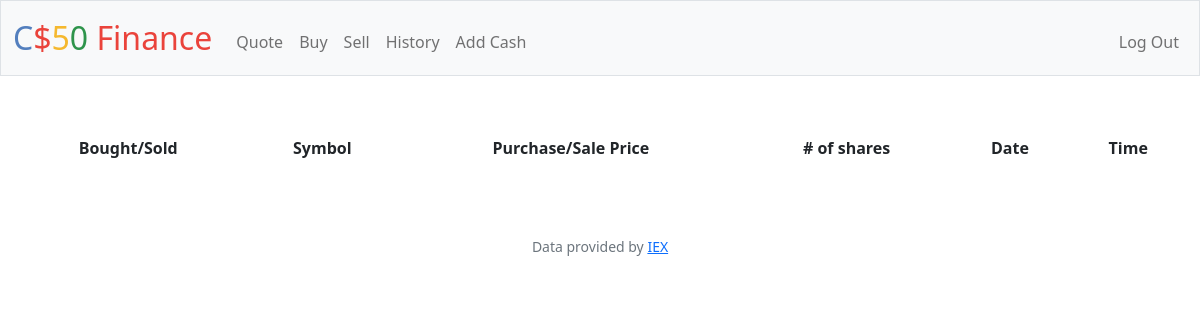
The app's page /history (signed in), older data.
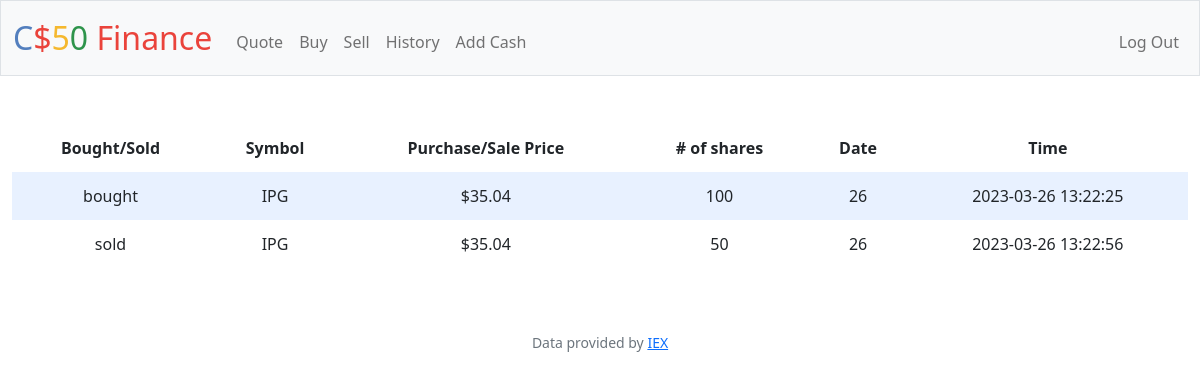
The same page, newer data.
### tables this page shows
CREATE TABLE history (username TEXT NOT NULL, month INTEGER NOT NULL, bos TEXT NOT NULL, date INTEGER, time INTEGER, company TEXT, nos INTEGER, price INTEGER);

### app.py (the view)
@app.route("/history")
@login_required
def history():
    history = db.execute("SELECT * FROM history WHERE username = ?", u)
    return render_template("history.html", history=history)

### app.py (called while the page is built)
@app.after_request
def after_request(response):
    response.headers["Cache-Control"] = "no-cache, no-store, must-revalidate"
    response.headers["Expires"] = 0
    response.headers["Pragma"] = "no-cache"
    return response

### helpers.py (called while the page is built)
def login_required(f):
    @wraps(f)
    def decorated_function(*args, **kwargs):
        if session.get("user_id") is None:
            return redirect("/login")
        return f(*args, **kwargs)
    return decorated_function

def usd(value):
    return f"${value:,.2f}"

### templates/history.html (shortened to what this page needs)
{% extends "layout.html" %}
{% block main %}
    <table>
        <thead>
            <tr>
                <th>Bought/Sold</th>
                <th>Symbol</th>
                <th>Purchase/Sale Price</th>
                <th># of shares</th>
                <th>Date</th>
                <th>Time</th>
            </tr>
        </thead>
        <tbody>
            {% for histor in history %}
            <tr>
                    <td>{{ histor.bos }}</td>
                    <td>{{ histor.company }}</td>
                    <td>{{ histor.price | usd}}</td>
                    <td>{{ histor.nos }}</td>
                    <td>{{ histor.date }}</td>
                    <td>{{ histor.time }}</td>
            </tr>
            {% endfor %}
        </tbody>
    </table>
{% endblock %}

### templates/layout.html (shortened to what this page needs)
<!DOCTYPE html>
<html lang="en">
    <head>
        <link href="https://cdn.jsdelivr.net/npm/bootstrap@5.1.3/dist/css/bootstrap.min.css" rel="stylesheet">
        <link href="/static/styles.css" rel="stylesheet">
    </head>
    <body>
        <nav class="bg-light border navbar navbar-expand-md navbar-light">
            <div class="container-fluid">
                <a class="navbar-brand" href="/"><span class="blue">C</span><span class="red">$</span><span class="yellow">5</span><span class="green">0</span> <span class="red">Finance</span></a>
                <div class="collapse navbar-collapse" id="navbar">
                    {% if session["user_id"] %}
                        <ul class="navbar-nav me-auto mt-2">
                            <li class="nav-item"><a class="nav-link" href="/quote">Quote</a></li>
                            <li class="nav-item"><a class="nav-link" href="/buy">Buy</a></li>
                            <li class="nav-item"><a class="nav-link" href="/sell">Sell</a></li>
                            <li class="nav-item"><a class="nav-link" href="/history">History</a></li>
                            <li class="nav-item"><a class="nav-link" href="/addcash">Add Cash</a></li>
                        </ul>
                        <ul class="navbar-nav ms-auto mt-2">
                            <li class="nav-item"><a class="nav-link" href="/logout">Log Out</a></li>
                        </ul>
                    {% else %}
                        <ul class="navbar-nav ms-auto mt-2">
                            <li class="nav-item"><a class="nav-link" href="/register">Register</a></li>
                            <li class="nav-item"><a class="nav-link" href="/login">Log In</a></li>
                        </ul>
                    {% endif %}
                </div>
            </div>
        </nav>
        <main class="container-fluid py-5 text-center">
            {% block main %}{% endblock %}
        </main>
        <footer class="mb-5 small text-center text-muted">
            Data provided by <a href="https://iexcloud.io/">IEX</a>
        </footer>
    </body>
</html>

### static/styles.css (style rules this page uses)
nav .navbar-brand { font-size: xx-large; }
table { background-color: transparent; margin-bottom: 1rem; width: 100%; }
table th, table td { padding: 0.75rem; vertical-align: middle; }
tbody tr:nth-of-type(odd) { background-color: rgb(179, 208, 255, 0.3) }
nav .navbar-brand .blue { color: #537fbe; }
nav .navbar-brand .red { color: #ea433b; }
nav .navbar-brand .yellow { color: #f5b82e; }
nav .navbar-brand .green { color: #2e944b; }

Row changes from the older to the newer data that the page shows:
added history: bos "bought", company "IPG", price "$35.04", nos "100", date "26", time "2023-03-26 13:22:25"
added history: bos "sold", company "IPG", price "$35.04", nos "50", date "26", time "2023-03-26 13:22:56"
